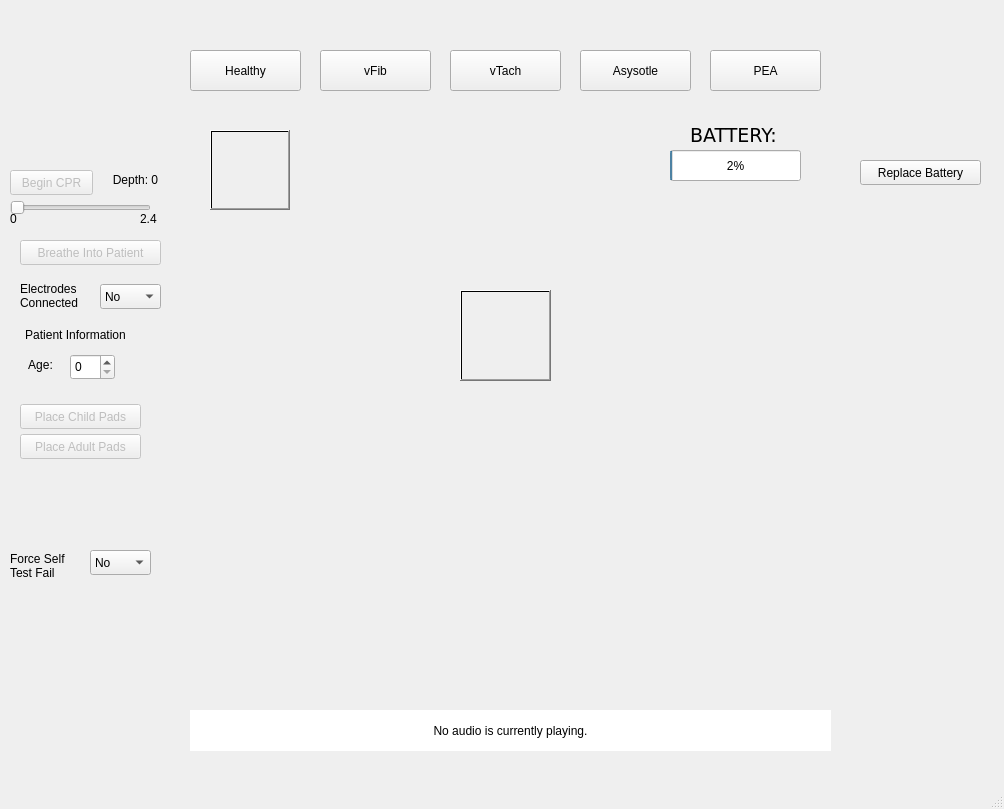
<?xml version="1.0" encoding="UTF-8"?>
<ui version="4.0">
 <class>MainWindow</class>
 <widget class="QMainWindow" name="MainWindow">
  <property name="geometry">
   <rect>
    <x>0</x>
    <y>0</y>
    <width>1004</width>
    <height>809</height>
   </rect>
  </property>
  <property name="windowTitle">
   <string>MainWindow</string>
  </property>
  <widget class="QWidget" name="centralwidget">
   <widget class="QPushButton" name="healtyButton">
    <property name="geometry">
     <rect>
      <x>190</x>
      <y>50</y>
      <width>111</width>
      <height>41</height>
     </rect>
    </property>
    <property name="text">
     <string>Healthy</string>
    </property>
   </widget>
   <widget class="QPushButton" name="vFibButton">
    <property name="geometry">
     <rect>
      <x>320</x>
      <y>50</y>
      <width>111</width>
      <height>41</height>
     </rect>
    </property>
    <property name="text">
     <string>vFib</string>
    </property>
   </widget>
   <widget class="QPushButton" name="vTachButton">
    <property name="geometry">
     <rect>
      <x>450</x>
      <y>50</y>
      <width>111</width>
      <height>41</height>
     </rect>
    </property>
    <property name="text">
     <string>vTach</string>
    </property>
   </widget>
   <widget class="QPushButton" name="asysotleButton">
    <property name="geometry">
     <rect>
      <x>580</x>
      <y>50</y>
      <width>111</width>
      <height>41</height>
     </rect>
    </property>
    <property name="text">
     <string>Asysotle</string>
    </property>
   </widget>
   <widget class="QPushButton" name="peaButton">
    <property name="geometry">
     <rect>
      <x>710</x>
      <y>50</y>
      <width>111</width>
      <height>41</height>
     </rect>
    </property>
    <property name="text">
     <string>PEA</string>
    </property>
   </widget>
   <widget class="QPushButton" name="rechargeButton">
    <property name="geometry">
     <rect>
      <x>860</x>
      <y>160</y>
      <width>121</width>
      <height>25</height>
     </rect>
    </property>
    <property name="text">
     <string>Replace Battery</string>
    </property>
   </widget>
   <widget class="QPushButton" name="cprButton">
    <property name="enabled">
     <bool>false</bool>
    </property>
    <property name="geometry">
     <rect>
      <x>10</x>
      <y>170</y>
      <width>83</width>
      <height>25</height>
     </rect>
    </property>
    <property name="text">
     <string>Begin CPR</string>
    </property>
   </widget>
   <widget class="QSlider" name="depthSlider">
    <property name="enabled">
     <bool>false</bool>
    </property>
    <property name="geometry">
     <rect>
      <x>10</x>
      <y>200</y>
      <width>141</width>
      <height>16</height>
     </rect>
    </property>
    <property name="maximum">
     <number>24</number>
    </property>
    <property name="orientation">
     <enum>Qt::Horizontal</enum>
    </property>
   </widget>
   <widget class="QLabel" name="depthLabel">
    <property name="geometry">
     <rect>
      <x>100</x>
      <y>170</y>
      <width>71</width>
      <height>20</height>
     </rect>
    </property>
    <property name="text">
     <string>Depth: 0</string>
    </property>
    <property name="alignment">
     <set>Qt::AlignCenter</set>
    </property>
   </widget>
   <widget class="QLabel" name="patientInfo">
    <property name="geometry">
     <rect>
      <x>0</x>
      <y>324</y>
      <width>151</width>
      <height>21</height>
     </rect>
    </property>
    <property name="text">
     <string>Patient Information</string>
    </property>
    <property name="alignment">
     <set>Qt::AlignCenter</set>
    </property>
   </widget>
   <widget class="QLabel" name="ageLabel">
    <property name="geometry">
     <rect>
      <x>20</x>
      <y>354</y>
      <width>41</width>
      <height>21</height>
     </rect>
    </property>
    <property name="text">
     <string>Age:</string>
    </property>
    <property name="alignment">
     <set>Qt::AlignCenter</set>
    </property>
   </widget>
   <widget class="QPushButton" name="childButton">
    <property name="enabled">
     <bool>false</bool>
    </property>
    <property name="geometry">
     <rect>
      <x>20</x>
      <y>404</y>
      <width>121</width>
      <height>25</height>
     </rect>
    </property>
    <property name="text">
     <string>Place Child Pads</string>
    </property>
    <property name="checkable">
     <bool>false</bool>
    </property>
   </widget>
   <widget class="QPushButton" name="adultButton">
    <property name="enabled">
     <bool>false</bool>
    </property>
    <property name="geometry">
     <rect>
      <x>20</x>
      <y>434</y>
      <width>121</width>
      <height>25</height>
     </rect>
    </property>
    <property name="statusTip">
     <string/>
    </property>
    <property name="text">
     <string>Place Adult Pads</string>
    </property>
   </widget>
   <widget class="QSpinBox" name="ageInput">
    <property name="geometry">
     <rect>
      <x>70</x>
      <y>354</y>
      <width>45</width>
      <height>26</height>
     </rect>
    </property>
   </widget>
   <widget class="QLabel" name="depthMin">
    <property name="geometry">
     <rect>
      <x>10</x>
      <y>210</y>
      <width>16</width>
      <height>17</height>
     </rect>
    </property>
    <property name="text">
     <string>0</string>
    </property>
   </widget>
   <widget class="QLabel" name="depthMax">
    <property name="geometry">
     <rect>
      <x>140</x>
      <y>210</y>
      <width>21</width>
      <height>17</height>
     </rect>
    </property>
    <property name="text">
     <string>2.4</string>
    </property>
   </widget>
   <widget class="QComboBox" name="electrodes">
    <property name="geometry">
     <rect>
      <x>100</x>
      <y>284</y>
      <width>61</width>
      <height>25</height>
     </rect>
    </property>
    <item>
     <property name="text">
      <string>No</string>
     </property>
    </item>
    <item>
     <property name="text">
      <string>Yes</string>
     </property>
    </item>
   </widget>
   <widget class="QLabel" name="electrodeLabel">
    <property name="geometry">
     <rect>
      <x>20</x>
      <y>280</y>
      <width>71</width>
      <height>31</height>
     </rect>
    </property>
    <property name="text">
     <string>Electrodes Connected</string>
    </property>
    <property name="wordWrap">
     <bool>true</bool>
    </property>
   </widget>
   <widget class="QLabel" name="failLabel">
    <property name="geometry">
     <rect>
      <x>10</x>
      <y>550</y>
      <width>71</width>
      <height>31</height>
     </rect>
    </property>
    <property name="text">
     <string>Force Self Test Fail</string>
    </property>
    <property name="wordWrap">
     <bool>true</bool>
    </property>
   </widget>
   <widget class="QComboBox" name="fail">
    <property name="geometry">
     <rect>
      <x>90</x>
      <y>550</y>
      <width>61</width>
      <height>25</height>
     </rect>
    </property>
    <item>
     <property name="text">
      <string>No</string>
     </property>
    </item>
    <item>
     <property name="text">
      <string>Yes</string>
     </property>
    </item>
   </widget>
   <widget class="QPushButton" name="breatheButton">
    <property name="enabled">
     <bool>false</bool>
    </property>
    <property name="geometry">
     <rect>
      <x>20</x>
      <y>240</y>
      <width>141</width>
      <height>25</height>
     </rect>
    </property>
    <property name="text">
     <string>Breathe Into Patient</string>
    </property>
   </widget>
   <widget class="Aed" name="aed" native="true">
    <property name="geometry">
     <rect>
      <x>170</x>
      <y>100</y>
      <width>671</width>
      <height>661</height>
     </rect>
    </property>
    <widget class="QProgressBar" name="batteryNumber">
     <property name="geometry">
      <rect>
       <x>500</x>
       <y>50</y>
       <width>131</width>
       <height>31</height>
      </rect>
     </property>
     <property name="value">
      <number>2</number>
     </property>
     <property name="textVisible">
      <bool>true</bool>
     </property>
    </widget>
    <widget class="QLabel" name="batteryLabel">
     <property name="geometry">
      <rect>
       <x>520</x>
       <y>10</y>
       <width>121</width>
       <height>51</height>
      </rect>
     </property>
     <property name="font">
      <font>
       <family>DejaVu Sans</family>
       <pointsize>14</pointsize>
      </font>
     </property>
     <property name="text">
      <string>BATTERY: </string>
     </property>
    </widget>
    <widget class="QPushButton" name="powerButton">
     <property name="geometry">
      <rect>
       <x>40</x>
       <y>30</y>
       <width>80</width>
       <height>80</height>
      </rect>
     </property>
     <property name="autoFillBackground">
      <bool>false</bool>
     </property>
     <property name="styleSheet">
      <string notr="true">background-color: qradialgradient(spread:pad, cx:0.1, cy:0.1, radius:0.1, fx:0.1, fy:0.1, stop:0 rgba(0, 0, 0, 0));</string>
     </property>
     <property name="text">
      <string/>
     </property>
     <property name="icon">
      <iconset>
       <normaloff>off-button-power-button.svg</normaloff>off-button-power-button.svg</iconset>
     </property>
     <property name="iconSize">
      <size>
       <width>80</width>
       <height>80</height>
      </size>
     </property>
    </widget>
    <widget class="QPushButton" name="shockButton">
     <property name="geometry">
      <rect>
       <x>290</x>
       <y>190</y>
       <width>91</width>
       <height>91</height>
      </rect>
     </property>
     <property name="styleSheet">
      <string notr="true">background-color: qradialgradient(spread:pad, cx:0.1, cy:0.1, radius:0.1, fx:0.1, fy:0.1, stop:0 rgba(0, 0, 0, 0));</string>
     </property>
     <property name="text">
      <string/>
     </property>
     <property name="icon">
      <iconset>
       <normaloff>heart shock.png</normaloff>heart shock.png</iconset>
     </property>
     <property name="iconSize">
      <size>
       <width>90</width>
       <height>90</height>
      </size>
     </property>
    </widget>
    <widget class="LCDScreen" name="lcdScreen" native="true">
     <property name="geometry">
      <rect>
       <x>390</x>
       <y>190</y>
       <width>260</width>
       <height>160</height>
      </rect>
     </property>
    </widget>
    <widget class="Ecg" name="ecgWidget" native="true">
     <property name="geometry">
      <rect>
       <x>20</x>
       <y>190</y>
       <width>261</width>
       <height>161</height>
      </rect>
     </property>
    </widget>
    <widget class="QLabel" name="selfTest">
     <property name="geometry">
      <rect>
       <x>30</x>
       <y>380</y>
       <width>71</width>
       <height>41</height>
      </rect>
     </property>
     <property name="text">
      <string/>
     </property>
     <property name="pixmap">
      <pixmap>selfTestDefault.png</pixmap>
     </property>
    </widget>
    <widget class="QLabel" name="led">
     <property name="geometry">
      <rect>
       <x>92</x>
       <y>510</y>
       <width>16</width>
       <height>17</height>
      </rect>
     </property>
     <property name="text">
      <string/>
     </property>
     <property name="pixmap">
      <pixmap>red.png</pixmap>
     </property>
     <property name="alignment">
      <set>Qt::AlignCenter</set>
     </property>
    </widget>
    <widget class="QLabel" name="led_2">
     <property name="geometry">
      <rect>
       <x>133</x>
       <y>508</y>
       <width>16</width>
       <height>17</height>
      </rect>
     </property>
     <property name="text">
      <string/>
     </property>
     <property name="pixmap">
      <pixmap>red.png</pixmap>
     </property>
     <property name="alignment">
      <set>Qt::AlignCenter</set>
     </property>
    </widget>
    <widget class="QLabel" name="led_3">
     <property name="enabled">
      <bool>true</bool>
     </property>
     <property name="geometry">
      <rect>
       <x>230</x>
       <y>510</y>
       <width>16</width>
       <height>17</height>
      </rect>
     </property>
     <property name="text">
      <string/>
     </property>
     <property name="pixmap">
      <pixmap>red.png</pixmap>
     </property>
     <property name="alignment">
      <set>Qt::AlignCenter</set>
     </property>
    </widget>
    <widget class="QLabel" name="led_4">
     <property name="geometry">
      <rect>
       <x>395</x>
       <y>442</y>
       <width>16</width>
       <height>17</height>
      </rect>
     </property>
     <property name="text">
      <string/>
     </property>
     <property name="pixmap">
      <pixmap>red.png</pixmap>
     </property>
     <property name="alignment">
      <set>Qt::AlignCenter</set>
     </property>
    </widget>
    <widget class="QLabel" name="led_5">
     <property name="geometry">
      <rect>
       <x>450</x>
       <y>438</y>
       <width>16</width>
       <height>17</height>
      </rect>
     </property>
     <property name="text">
      <string/>
     </property>
     <property name="pixmap">
      <pixmap>red.png</pixmap>
     </property>
     <property name="alignment">
      <set>Qt::AlignCenter</set>
     </property>
    </widget>
    <widget class="QLabel" name="led_6">
     <property name="geometry">
      <rect>
       <x>643</x>
       <y>510</y>
       <width>16</width>
       <height>17</height>
      </rect>
     </property>
     <property name="text">
      <string/>
     </property>
     <property name="pixmap">
      <pixmap>red.png</pixmap>
     </property>
     <property name="alignment">
      <set>Qt::AlignCenter</set>
     </property>
    </widget>
    <widget class="QLabel" name="audioPrompt">
     <property name="geometry">
      <rect>
       <x>20</x>
       <y>610</y>
       <width>641</width>
       <height>41</height>
      </rect>
     </property>
     <property name="styleSheet">
      <string notr="true">font: 14pt &quot;DejaVu Sans&quot;;
background-color: rgb(255, 255, 255);</string>
     </property>
     <property name="text">
      <string>No audio is currently playing.</string>
     </property>
     <property name="alignment">
      <set>Qt::AlignCenter</set>
     </property>
    </widget>
    <widget class="QLabel" name="aedGraphic">
     <property name="geometry">
      <rect>
       <x>0</x>
       <y>0</y>
       <width>671</width>
       <height>601</height>
      </rect>
     </property>
     <property name="text">
      <string/>
     </property>
     <property name="pixmap">
      <pixmap>AED picture.png</pixmap>
     </property>
     <property name="scaledContents">
      <bool>true</bool>
     </property>
    </widget>
    <zorder>aedGraphic</zorder>
    <zorder>batteryNumber</zorder>
    <zorder>batteryLabel</zorder>
    <zorder>powerButton</zorder>
    <zorder>shockButton</zorder>
    <zorder>lcdScreen</zorder>
    <zorder>ecgWidget</zorder>
    <zorder>selfTest</zorder>
    <zorder>led</zorder>
    <zorder>led_2</zorder>
    <zorder>led_3</zorder>
    <zorder>led_4</zorder>
    <zorder>led_5</zorder>
    <zorder>led_6</zorder>
    <zorder>audioPrompt</zorder>
   </widget>
   <zorder>aed</zorder>
   <zorder>healtyButton</zorder>
   <zorder>vFibButton</zorder>
   <zorder>vTachButton</zorder>
   <zorder>asysotleButton</zorder>
   <zorder>peaButton</zorder>
   <zorder>rechargeButton</zorder>
   <zorder>cprButton</zorder>
   <zorder>depthSlider</zorder>
   <zorder>depthLabel</zorder>
   <zorder>patientInfo</zorder>
   <zorder>ageLabel</zorder>
   <zorder>childButton</zorder>
   <zorder>adultButton</zorder>
   <zorder>ageInput</zorder>
   <zorder>depthMin</zorder>
   <zorder>depthMax</zorder>
   <zorder>electrodes</zorder>
   <zorder>electrodeLabel</zorder>
   <zorder>failLabel</zorder>
   <zorder>fail</zorder>
   <zorder>breatheButton</zorder>
  </widget>
  <widget class="QMenuBar" name="menubar">
   <property name="geometry">
    <rect>
     <x>0</x>
     <y>0</y>
     <width>1004</width>
     <height>22</height>
    </rect>
   </property>
  </widget>
  <widget class="QStatusBar" name="statusbar"/>
 </widget>
 <customwidgets>
  <customwidget>
   <class>LCDScreen</class>
   <extends>QWidget</extends>
   <header>lcdscreen.h</header>
   <container>1</container>
  </customwidget>
  <customwidget>
   <class>Ecg</class>
   <extends>QWidget</extends>
   <header>ecg.h</header>
   <container>1</container>
  </customwidget>
  <customwidget>
   <class>Aed</class>
   <extends>QWidget</extends>
   <header>aed.h</header>
   <container>1</container>
  </customwidget>
 </customwidgets>
 <resources/>
 <connections/>
</ui>
